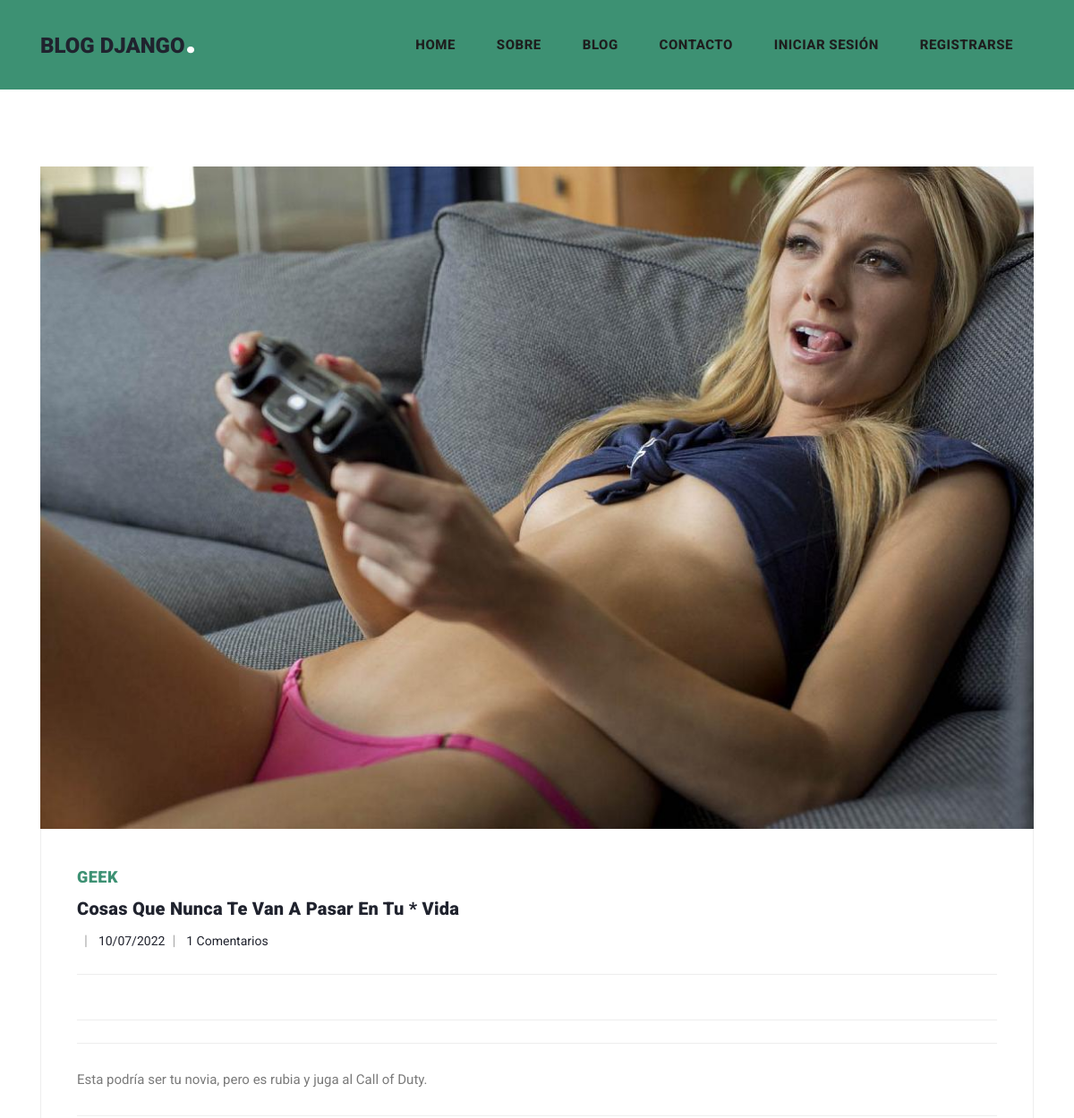
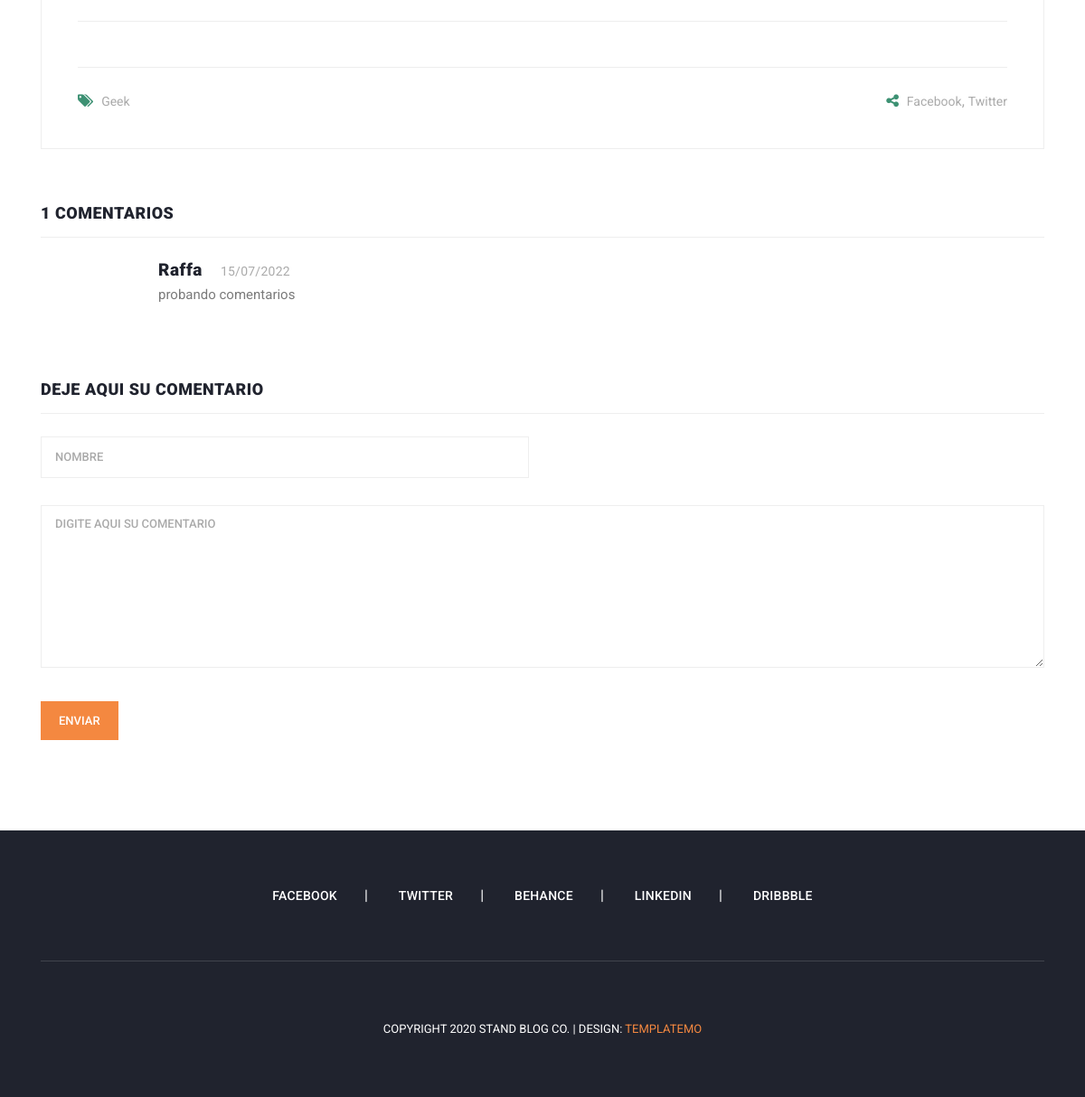
The page /post/3/cosas-que-nunca-te-van-a-pasar-en-tu-vida on the database its author committed (2 pictures, top to bottom).
### PostApp/models.py (models this page shows, shortened)
class Post(models.Model):
    category = models.ForeignKey(Category, on_delete=models.CASCADE, null=False)
    user = models.ForeignKey(User,  on_delete=models.CASCADE, null=False)
    title = models.CharField(max_length=150, null=False)
    slug = models.SlugField(unique=True, null=False)
    subtitle = models.CharField(max_length=150, null=False)
    description = models.TextField(null=False)
    image = models.ImageField(upload_to='images/', blank=True)
    text = RichTextUploadingField()
    created_at = models.DateTimeField(auto_now_add=True)
    updated_at = models.DateTimeField(auto_now=True)

class Category(models.Model):
    title = models.CharField(max_length=150, null=False)
    slug = models.SlugField(unique=True, null=False)
    created_at = models.DateTimeField(auto_now_add=True)
    updated_at = models.DateTimeField(auto_now=True)
    def __str__(self):
        return self.title

class Comment(models.Model):
    STATUS = (
        ('Leido', 'Leido'),
        ('No Leido', 'No Leido'),
    )
    post = models.ForeignKey(Post, on_delete=models.CASCADE)
    name = models.CharField(max_length=255, blank=False)
    comment = models.TextField()
    status = models.CharField(choices=STATUS, max_length=10, default="No Leido")
    created_at = models.DateTimeField(auto_now_add=True)

### MiniBlogApp/views.py (the view)
# urls.py: path('post/<int:id>/<slug:slug>', post_detail, name='post_detail'), # Vista de template detallado de blogs, con id y slug unico asociado.
def post_detail(request, id, slug):
    post = Post.objects.get(pk=id)
    comments = Comment.objects.filter(post_id=id, status='Leido')
    total = 0
    for i in comments:
        total = total + 1
    context = {
        'post': post,
        'comments': comments,
        'total': total}
    return render(request, 'pages/post_detail.html', context)

### MiniBlogApp/templates/pages/post_detail.html (shortened to what this page needs)
{% extends 'homebase.html' %}
 {% block header %} {% include 'header.html' %} {% endblock  %}
 {% block slide %} {% include 'slide.html' %} {% endblock  %}
             {% block content %}
             <div class="col-lg-12">
                <div class="all-blog-posts">
                  <div class="row">
                    <div class="col-lg-12">
                      <div class="blog-post">
                        <div class="blog-thumb">
                          <img src={{post.image.url}} alt="">
                        </div>
                        <div class="down-content">
                          <span>{{post.category}}</span>
                          <a href="#"><h4>{{post.title}}</h4></a>
                          <ul class="post-info">
                            <li><a href="#">{{post.user.first_name}}</a></li>
                            <li><a href="#">{{post.updated_at|date:"d/m/Y"}}</a></li>
                            {% if total > 0 %}
                            <li><a href="#">{{total}} Comentarios</a></li>
                            {% else %}
                            <li><a href="#">Sin Comentarios</a></li>
                            {% endif %}
                          </ul>
                          <p>{{post.text|safe }}</p>
                          <div class="post-options">
                            <div class="row">
                              <div class="col-6">
                                <ul class="post-tags">
                                  <li><i class="fa fa-tags"></i></li>
                                  <li><a href="#">{{post.category}}</a></li>
                                </ul>
                              </div>
                              <div class="col-6">
                                <ul class="post-share">
                                  <li><i class="fa fa-share-alt"></i></li>
                                  <li><a href="#">Facebook</a>,</li>
                                  <li><a href="#"> Twitter</a></li>
                                </ul>
                              </div>
                            </div>
                          </div>
                        </div>
                      </div>
                    </div>
                    <div class="col-lg-12">
                      <div class="sidebar-item comments">
                        <div class="sidebar-heading">
                        {% if total > 0 %}
                          <h2>{{total}} comentarios</h2>
                         {% else %}
                          <h2>Sin comentarios</h2>
                         {% endif %}
                        </div>
                        <div class="content">
                        {% for item in comments %}
                          <ul>
                            <li>
                              <div class="right-content">
                                <h4>{{item.name}}<span>{{item.created_at|date:"d/m/Y"}}</span></h4>
                                <p> {{item.comment}} </p>
                              </div>
                            </li>
                          </ul>
                          {% endfor %}
                        </div>
                      </div>
                    </div>
                    <div class="col-lg-12">
                      <div class="sidebar-item submit-comment">
                        <div class="sidebar-heading">
                          <h2>Deje aqui su comentario</h2>
                        </div>
                        <div class="content">
                          <form id="comment" action="/post/addcomment/{{post.id}}" method="POST">
                            <div class="row">
                              <div class="col-md-6 col-sm-12">
                                <fieldset>
                                  <input name="name" type="text" id="name" placeholder="Nombre" required="">
                                </fieldset>
                              </div>
                              <div class="col-lg-12">
                                <fieldset>
                                  <textarea name="comment" rows="6" id="message" placeholder="Digite aqui su comentario" required=""></textarea>
                                </fieldset>
                              </div>
                              <div class="col-lg-12">
                                <fieldset>
                                  <button type="submit" id="form-submit" class="main-button">Enviar</button>
                                </fieldset>
                              </div>
                            </div>
                          </form>
                        </div>
                      </div>
                    </div>
                  </div>
                </div>
              </div>
             {% endblock  %}
 {% block footer %} {% include 'footer.html' %} {% endblock  %}

### MiniBlogApp/static/assets/css/templatemo-stand-blog.css (style rules this page uses)
body { font-family: 'Roboto', sans-serif; overflow-x: hidden; text-rendering: optimizeLegibility; -webkit-font-smoothing: antialiased; -moz-osx-font-smoothing: grayscale; }
p { margin-bottom: 0px; font-size: 15px; font-weight: 400; color: #7a7a7a; line-height: 30px; }
a { text-decoration: none !important; }
ul { padding: 0; margin: 0; list-style: none; }
h1, h2, h3, h4, h5, h6 { margin: 0px; color: black; }
.blog-posts .blog-post { margin-bottom: 30px; }
.blog-posts .blog-thumb img { width: 100%; overflow: hidden; }
.blog-posts .down-content { padding: 40px; border-right: 1px solid #eee; border-left: 1px solid #eee; border-bottom: 1px solid #eee; }
.blog-posts .down-content span { font-size: 18px; text-transform: uppercase; letter-spacing: 0.5px; font-weight: 900; color: #3d9173; }
.blog-posts .down-content h4 { font-size: 24px; text-transform: capitalize; letter-spacing: 0.5px; font-weight: 900; color: #20232e; margin: 10px 0px 12px 0px; }
.blog-posts .down-content ul.post-info li { display: inline-block; margin-right: 8px; }
.blog-posts .down-content ul.post-info li:after { content: '|'; color: #aaa; margin-left: 8px; }
.blog-posts .down-content h4 { font-size: 20px; letter-spacing: 0.25px; }
.blog-posts .down-content ul.post-info li:last-child::after { display: none; }
.blog-posts .down-content ul.post-info li a { font-size: 14px; color: #20232e; font-weight: 400; transition: all .3s; }
.blog-posts .down-content p { padding: 25px 0px; margin: 25px 0px; border-top: 1px solid #eee; border-bottom: 1px solid #eee; }
.blog-posts .down-content ul.post-share { text-align: right; }
.blog-posts .down-content ul.post-tags li, .blog-posts .down-content ul.post-share li { display: inline-block; }
.blog-posts .down-content ul.post-tags li:first-child i, .blog-posts .down-content ul.post-share li:first-child i { color: #3d9173; margin-right: 5px; }
.blog-posts .down-content ul.post-tags li, .blog-posts .down-content ul.post-share li { color: #aaa; }
.blog-posts .down-content ul.post-tags li a, .blog-posts .down-content ul.post-share li a { font-size: 14px; color: #aaa; font-weight: 400; transition: all .3s; }
.blog-posts .sidebar-heading h2 { font-size: 18px; text-transform: uppercase; font-weight: 900; letter-spacing: 0.5px; color: #20232e; border-bottom: 1px solid #eee; padding-bottom: 15px; margin-bottom: 25px; }
.blog-posts .comments { margin-top: 30px; }
.blog-posts .comments ul li { display: inline-block; margin-bottom: 20px; padding-bottom: 20px; border-bottom: 1px solid #eee; }
.blog-posts .comments ul li:last-child { margin-bottom: 0px; padding-bottom: 0px; border-bottom: none; }
.blog-posts .comments ul li .right-content { margin-left: 130px; }
.blog-posts .comments ul li .right-content h4 { color: #20232e; font-size: 19px; font-weight: 900; letter-spacing: 0.5px; }
.blog-posts .comments ul li .right-content h4 span { font-size: 14px; color: #aaa; font-weight: 400; letter-spacing: 0.25px; margin-left: 20px; }
.blog-posts .submit-comment { margin-top: 60px; }
.blog-posts .submit-comment input { width: 100%; height: 46px; border: 1px solid #eee; font-size: 13px; text-transform: uppercase; font-weight: 500; color: #7a7a7a; outline: none; padding: 0px 15px; margin-bottom: 30px; }
.blog-posts .submit-comment textarea { width: 100%; height: 46px; border: 1px solid #eee; font-size: 13px; text-transform: uppercase; font-weight: 500; color: #7a7a7a; outline: none; padding: 10px 15px; margin-bottom: 30px; height: 180px; max-height: 220px; max-width: 100%; min-width: 160px; }
.blog-posts .submit-comment input::placeholder, .blog-posts .submit-comment textarea::placeholder { color: #aaa; }
.blog-posts .submit-comment button { display: inline-block; background-color: #f48840; color: #fff; font-size: 13px; font-weight: 500; padding: 12px 20px; text-transform: uppercase; transition: all .3s; border: none; outline: none; }

### rows shown on the page
Post: image (picture), category "GEEK", title "Cosas Que Nunca Te Van A Pasar En Tu * Vida", updated_at "10/07/2022", text "Esta podría ser tu novia, pero es rubia y juga al Call of Duty.", category "Geek"
Comment: name "Raffa", created_at "15/07/2022", comment "probando comentarios"

### other values the page prints
{{ total }} "1"
